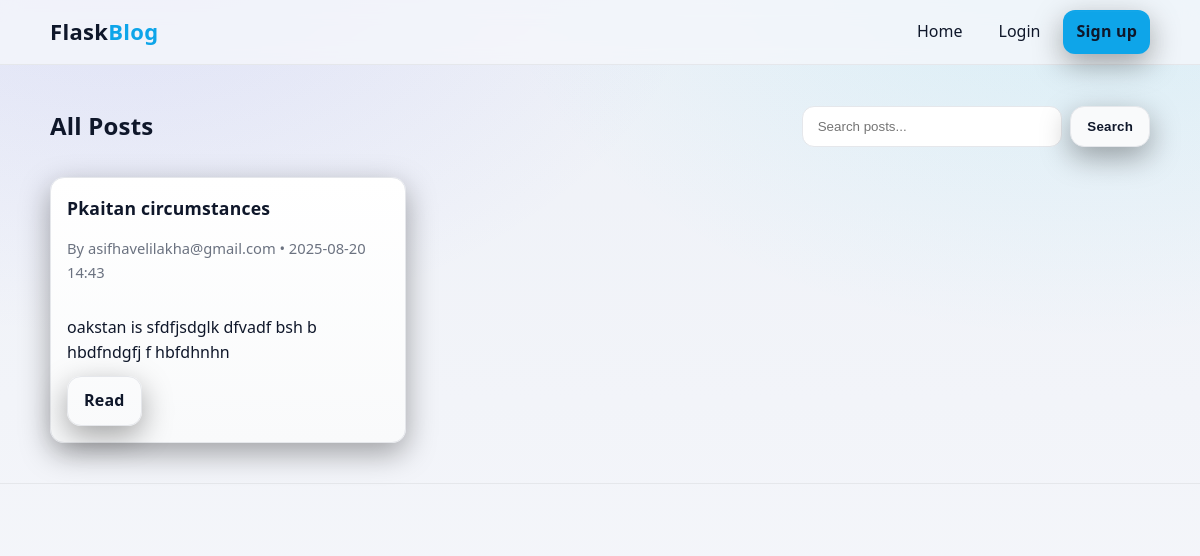
The app's page /, older data.
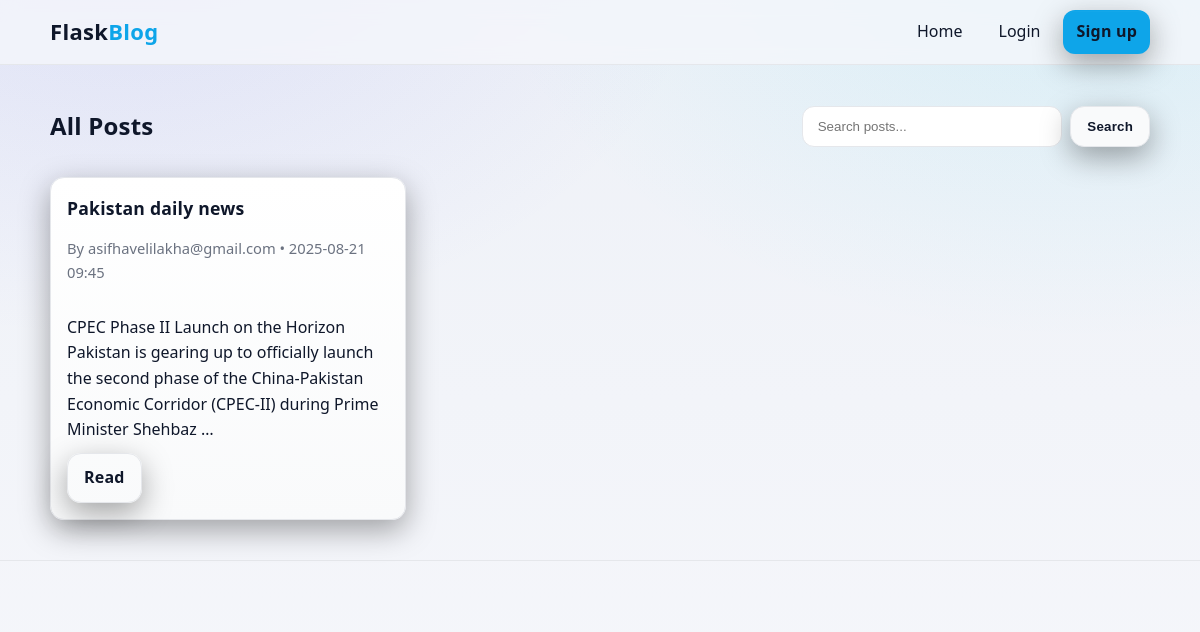
The same page, newer data.
### app.py (models this page shows, shortened)
class Post(db.Model):
    id = db.Column(db.Integer, primary_key=True)
    title = db.Column(db.String(160), nullable=False)
    content = db.Column(db.Text, nullable=False)
    created_at = db.Column(db.DateTime, default=datetime.utcnow, nullable=False)
    user_id = db.Column(db.Integer, db.ForeignKey("user.id"), nullable=False)

class User(db.Model, UserMixin):
    id = db.Column(db.Integer, primary_key=True)
    username = db.Column(db.String(60), unique=True, nullable=False)
    email = db.Column(db.String(120), unique=True, nullable=False)
    password_hash = db.Column(db.String(255), nullable=False)
    posts = db.relationship("Post", backref="author", lazy=True, cascade="all,delete")

### app.py (the view)
@app.route("/")
def index():
    q = request.args.get("q", "").strip()
    query = Post.query
    if q:
        like = f"%{q}%"
        query = query.filter(
            (Post.title.ilike(like)) | (Post.content.ilike(like))
        )
    posts = query.order_by(Post.created_at.desc()).all()
    return render_template("index.html", posts=posts, q=q)

### templates/index.html (shortened to what this page needs)
{% extends "base.html" %}
{% block content %}
<section class="page-head">
  <h1>All Posts</h1>
  <form class="search" method="get">
    <input type="text" name="q" value="{{ q }}" placeholder="Search posts..." />
    <button class="btn" type="submit">Search</button>
  </form>
</section>
{% if posts %}
<div class="grid">
  {% for p in posts %}
  <article class="card">
    <header class="card-header">
      <h2 class="card-title"><a href="{{ url_for('view_post', post_id=p.id) }}">{{ p.title }}</a></h2>
      <p class="muted">By {{ p.author.username if p.author else 'Unknown' }} • {{ p.created_at.strftime('%Y-%m-%d %H:%M') }}</p>
    </header>
    <p class="card-body">{{ p.content[:180] }}{% if p.content|length > 180 %}…{% endif %}</p>
    <footer class="card-actions">
      <a class="btn btn-ghost" href="{{ url_for('view_post', post_id=p.id) }}">Read</a>
    </footer>
  </article>
  {% endfor %}
</div>
{% else %}
  <div class="empty">No posts yet.</div>
{% endif %}
{% endblock %}

### templates/base.html (shortened to what this page needs)
<!DOCTYPE html>
<html lang="en">
<head>
  <link rel="stylesheet" href="{{ url_for('static', filename='style.css') }}">
</head>
<body>
  <header class="site-header">
    <nav class="container nav-bar">
      <a class="brand" href="{{ url_for('index') }}">Flask<span>Blog</span></a>
      <div class="nav-links">
        <a href="{{ url_for('index') }}">Home</a>
        {% if current_user.is_authenticated %}
          <a href="{{ url_for('dashboard') }}">Dashboard</a>
          <a href="{{ url_for('add_post') }}">New Post</a>
          <form method="GET" action="{{ url_for('logout') }}" class="inline">
            <button type="submit" class="btn btn-ghost">Logout</button>
          </form>
        {% else %}
          <a href="{{ url_for('login') }}">Login</a>
          <a href="{{ url_for('signup') }}" class="btn btn-primary">Sign up</a>
        {% endif %}
      </div>
    </nav>
  </header>
  <main class="container">
    {% block content %}{% endblock %}
  </main>
  <footer class="site-footer">
  </footer>
</body>
</html>

### static/style.css (style rules this page uses)
:root { --bg: #0b0f19; --bg-alt: #0e1422; --surface: #121a2a; --surface-2: #172135; --text: #e6e8ee; --muted: #9aa4b2; --border: #223049; --brand: #6ee7b7; --brand-ink: #053d32; --ring: #22d3ee; --danger: #ef4444; --warning: #f59e0b; --success: #22c55e; --radius: 14px; --shadow: 0 10px 30px rgba(0, 0, 0, .35), inset 0 1px 0 rgba(255, 255, 255, .02); }
@media (prefers-color-scheme: light) { :root { --bg: #f6f7fb; --bg-alt: #eef1f7; --surface: #ffffff; --surface-2: #f9fafb; --text: #0f172a; --muted: #6b7280; --border: #e5e7eb; --brand: #0ea5e9; --brand-ink: #ffffff; --ring: #06b6d4; --danger: #dc2626; } }
* { box-sizing: border-box; }
html, body { height: 100%; }
html { scroll-behavior: smooth; }
body { margin: 0; font-family: ui-sans-serif, system-ui, -apple-system, Segoe UI, Roboto, "Helvetica Neue", Arial, "Noto Sans", "Liberation Sans"; color: var(--text); background: radial-gradient(1000px 700px at 10% -10%, rgba(99, 102, 241, .12), transparent 60%), radial-gradient(1000px 700px at 90% -10%, rgba(34, 211, 238, .12), transparent 60%), linear-gradient(180deg, var(--bg-alt), var(--bg)); line-height: 1.6; }
.container { width: min(1100px, 92%); margin: 0 auto; }
.site-header { position: sticky; top: 0; z-index: 50; background: color-mix(in oklab, var(--bg), transparent 25%); backdrop-filter: blur(10px); border-bottom: 1px solid var(--border); }
.nav-bar { display: flex; align-items: center; justify-content: space-between; min-height: 64px; }
.brand { text-decoration: none; color: var(--text); font-weight: 900; letter-spacing: .3px; font-size: clamp(18px, 2.2vw, 22px); }
.brand span { color: var(--brand); }
.nav-links { display: flex; align-items: center; gap: 10px; flex-wrap: wrap; }
.nav-links a, .nav-links .btn { text-decoration: none; color: var(--text); padding: 8px 12px; border-radius: 12px; border: 1px solid transparent; }
.btn { --_bg: var(--surface-2); --_ink: var(--text); --_bd: var(--border); appearance: none; display: inline-flex; align-items: center; justify-content: center; gap: .45rem; font-weight: 700; letter-spacing: .2px; padding: .7rem 1rem; border-radius: var(--radius); border: 1px solid var(--_bd); background: var(--_bg); color: var(--_ink); cursor: pointer; text-decoration: none; transition: transform .06s ease, filter .15s ease, box-shadow .15s ease, background .15s, border-color .15s; box-shadow: var(--shadow); }
.btn-primary { --_bg: var(--brand); --_ink: var(--brand-ink); --_bd: color-mix(in oklab, var(--brand), black 8%); }
.btn-ghost { --_bg: transparent; --_ink: var(--text); --_bd: var(--border); }
.page-head { display: flex; gap: 12px; align-items: center; justify-content: space-between; margin: 22px 0 12px; flex-wrap: wrap; }
.search { display: flex; gap: 8px; }
.search input { width: 260px; max-width: 60vw; padding: .75rem .9rem; border-radius: 12px; border: 1px solid var(--border); background: var(--surface); color: var(--text); }
.grid { display: grid; gap: 16px; grid-template-columns: repeat(auto-fill, minmax(280px, 1fr)); }
.card { background: linear-gradient(180deg, var(--surface), var(--surface-2)); border: 1px solid var(--border); border-radius: var(--radius); padding: 16px; display: flex; flex-direction: column; box-shadow: var(--shadow); }
.card-header { margin-bottom: 8px; }
.card-title { margin: 0 0 4px; font-size: 1.1rem; }
.card-title a { color: var(--text); text-decoration: none; }
.muted { color: var(--muted); font-size: .92rem; }
.card-body { margin: 8px 0 10px; }
.card-actions { display: flex; gap: 8px; align-items: center; flex-wrap: wrap; }
.site-footer { border-top: 1px solid var(--border); margin-top: 40px; padding: 22px 0; text-align: center; color: var(--muted); }
h1, h2, h3 { letter-spacing: .2px; }
a { color: var(--brand); }

Row changes from the older to the newer data that the page shows:
changed Post "asifhavelilakha@gmail.com": title "Pkaitan circumstances" → "Pakistan daily news"; created_at "2025-08-20 14:43" → "2025-08-21 09:45"; content "oakstan is sfdfjsdglk dfvadf bsh b hbdfndgfj f hbfdhnhn" → "CPEC Phase II Launch on the Horizon Pakistan is gearing up to officially launch the second phase of the China-Pakistan Economic Corridor (CPEC-II) during Prime Minister Shehbaz"; now shows "…"
